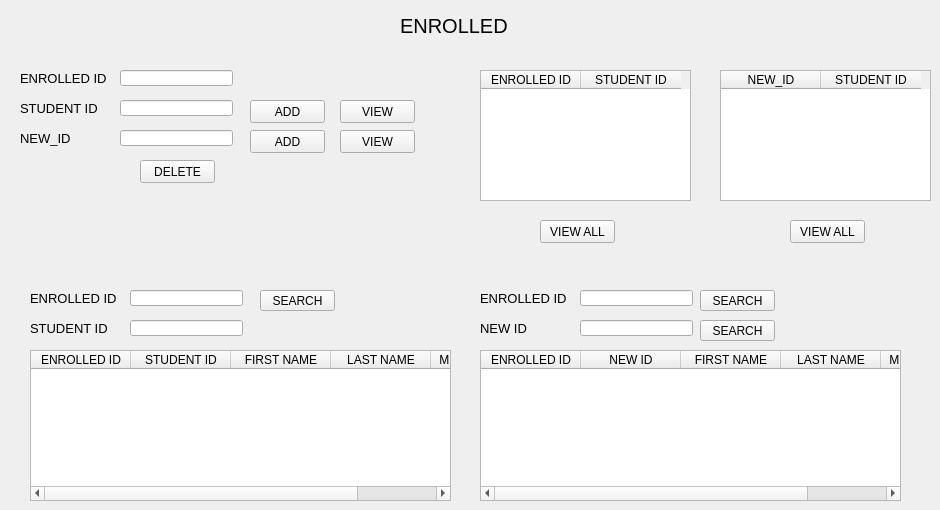
      <widget class="QWidget" name="ENROLLED_">
       <widget class="QLabel" name="label_53">
        <property name="geometry">
         <rect>
          <x>20</x>
          <y>70</y>
          <width>111</width>
          <height>16</height>
         </rect>
        </property>
        <property name="font">
         <font>
          <pointsize>10</pointsize>
         </font>
        </property>
        <property name="text">
         <string>ENROLLED ID</string>
        </property>
       </widget>
       <widget class="QLabel" name="label_54">
        <property name="geometry">
         <rect>
          <x>20</x>
          <y>100</y>
          <width>111</width>
          <height>16</height>
         </rect>
        </property>
        <property name="font">
         <font>
          <pointsize>10</pointsize>
         </font>
        </property>
        <property name="text">
         <string>STUDENT ID</string>
        </property>
       </widget>
       <widget class="QLabel" name="label_55">
        <property name="geometry">
         <rect>
          <x>20</x>
          <y>130</y>
          <width>111</width>
          <height>16</height>
         </rect>
        </property>
        <property name="font">
         <font>
          <pointsize>10</pointsize>
         </font>
        </property>
        <property name="text">
         <string>NEW_ID</string>
        </property>
       </widget>
       <widget class="QLineEdit" name="lineEdit_42">
        <property name="geometry">
         <rect>
          <x>120</x>
          <y>70</y>
          <width>113</width>
          <height>16</height>
         </rect>
        </property>
       </widget>
       <widget class="QLineEdit" name="lineEdit_43">
        <property name="geometry">
         <rect>
          <x>120</x>
          <y>100</y>
          <width>113</width>
          <height>16</height>
         </rect>
        </property>
       </widget>
       <widget class="QLineEdit" name="lineEdit_44">
        <property name="geometry">
         <rect>
          <x>120</x>
          <y>130</y>
          <width>113</width>
          <height>16</height>
         </rect>
        </property>
       </widget>
       <widget class="QPushButton" name="pushButton_40">
        <property name="geometry">
         <rect>
          <x>250</x>
          <y>130</y>
          <width>75</width>
          <height>23</height>
         </rect>
        </property>
        <property name="styleSheet">
         <string notr="true">QPushButton{
	boarder-radius: 5px
}
QPushButton:hover{
	background-color: rgb(181, 181, 181);
}</string>
        </property>
        <property name="text">
         <string>ADD</string>
        </property>
       </widget>
       <widget class="QPushButton" name="pushButton_41">
        <property name="geometry">
         <rect>
          <x>140</x>
          <y>160</y>
          <width>75</width>
          <height>23</height>
         </rect>
        </property>
        <property name="styleSheet">
         <string notr="true">QPushButton{
	boarder-radius: 5px
}
QPushButton:hover{
	background-color: rgb(181, 181, 181);
}</string>
        </property>
        <property name="text">
         <string>DELETE</string>
        </property>
       </widget>
       <widget class="QLabel" name="label_77">
        <property name="geometry">
         <rect>
          <x>400</x>
          <y>10</y>
          <width>191</width>
          <height>31</height>
         </rect>
        </property>
        <property name="font">
         <font>
          <pointsize>15</pointsize>
         </font>
        </property>
        <property name="text">
         <string>ENROLLED</string>
        </property>
       </widget>
       <widget class="QTableWidget" name="tableWidget_29">
        <property name="geometry">
         <rect>
          <x>480</x>
          <y>70</y>
          <width>211</width>
          <height>131</height>
         </rect>
        </property>
        <column>
         <property name="text">
          <string>ENROLLED ID</string>
         </property>
        </column>
        <column>
         <property name="text">
          <string>STUDENT ID</string>
         </property>
        </column>
       </widget>
       <widget class="QTableWidget" name="tableWidget_30">
        <property name="geometry">
         <rect>
          <x>720</x>
          <y>70</y>
          <width>211</width>
          <height>131</height>
         </rect>
        </property>
        <column>
         <property name="text">
          <string>NEW_ID</string>
         </property>
        </column>
        <column>
         <property name="text">
          <string>STUDENT ID</string>
         </property>
        </column>
       </widget>
       <widget class="QPushButton" name="pushButton_162">
        <property name="geometry">
         <rect>
          <x>250</x>
          <y>100</y>
          <width>75</width>
          <height>23</height>
         </rect>
        </property>
        <property name="styleSheet">
         <string notr="true">QPushButton{
	boarder-radius: 5px
}
QPushButton:hover{
	background-color: rgb(181, 181, 181);
}</string>
        </property>
        <property name="text">
         <string>ADD</string>
        </property>
       </widget>
       <widget class="QTableWidget" name="tableWidget_31">
        <property name="geometry">
         <rect>
          <x>30</x>
          <y>350</y>
          <width>421</width>
          <height>151</height>
         </rect>
        </property>
        <column>
         <property name="text">
          <string>ENROLLED ID</string>
         </property>
        </column>
        <column>
         <property name="text">
          <string>STUDENT ID</string>
         </property>
        </column>
        <column>
         <property name="text">
          <string>FIRST NAME</string>
         </property>
        </column>
        <column>
         <property name="text">
          <string>LAST NAME</string>
         </property>
        </column>
        <column>
         <property name="text">
          <string>MIDDLE NAME</string>
         </property>
        </column>
       </widget>
       <widget class="QPushButton" name="pushButton_163">
        <property name="geometry">
         <rect>
          <x>340</x>
          <y>100</y>
          <width>75</width>
          <height>23</height>
         </rect>
        </property>
        <property name="styleSheet">
         <string notr="true">QPushButton{
	boarder-radius: 5px
}
QPushButton:hover{
	background-color: rgb(181, 181, 181);
}</string>
        </property>
        <property name="text">
         <string>VIEW</string>
        </property>
       </widget>
       <widget class="QPushButton" name="pushButton_164">
        <property name="geometry">
         <rect>
          <x>340</x>
          <y>130</y>
          <width>75</width>
          <height>23</height>
         </rect>
        </property>
        <property name="styleSheet">
         <string notr="true">QPushButton{
	boarder-radius: 5px
}
QPushButton:hover{
	background-color: rgb(181, 181, 181);
}</string>
        </property>
        <property name="text">
         <string>VIEW</string>
        </property>
       </widget>
       <widget class="QPushButton" name="pushButton_165">
        <property name="geometry">
         <rect>
          <x>540</x>
          <y>220</y>
          <width>75</width>
          <height>23</height>
         </rect>
        </property>
        <property name="styleSheet">
         <string notr="true">QPushButton{
	boarder-radius: 5px
}
QPushButton:hover{
	background-color: rgb(181, 181, 181);
}</string>
        </property>
        <property name="text">
         <string>VIEW ALL</string>
        </property>
       </widget>
       <widget class="QPushButton" name="pushButton_166">
        <property name="geometry">
         <rect>
          <x>790</x>
          <y>220</y>
          <width>75</width>
          <height>23</height>
         </rect>
        </property>
        <property name="styleSheet">
         <string notr="true">QPushButton{
	boarder-radius: 5px
}
QPushButton:hover{
	background-color: rgb(181, 181, 181);
}</string>
        </property>
        <property name="text">
         <string>VIEW ALL</string>
        </property>
       </widget>
       <widget class="QTableWidget" name="tableWidget_32">
        <property name="geometry">
         <rect>
          <x>480</x>
          <y>350</y>
          <width>421</width>
          <height>151</height>
         </rect>
        </property>
        <column>
         <property name="text">
          <string>ENROLLED ID</string>
         </property>
        </column>
        <column>
         <property name="text">
          <string>NEW ID</string>
         </property>
        </column>
        <column>
         <property name="text">
          <string>FIRST NAME</string>
         </property>
        </column>
        <column>
         <property name="text">
          <string>LAST NAME</string>
         </property>
        </column>
        <column>
         <property name="text">
          <string>MIDDLE NAME</string>
         </property>
        </column>
       </widget>
       <widget class="QLineEdit" name="lineEdit_136">
        <property name="geometry">
         <rect>
          <x>130</x>
          <y>320</y>
          <width>113</width>
          <height>16</height>
         </rect>
        </property>
       </widget>
       <widget class="QLabel" name="label_165">
        <property name="geometry">
         <rect>
          <x>30</x>
          <y>320</y>
          <width>111</width>
          <height>16</height>
         </rect>
        </property>
        <property name="font">
         <font>
          <pointsize>10</pointsize>
         </font>
        </property>
        <property name="text">
         <string>STUDENT ID</string>
        </property>
       </widget>
       <widget class="QLabel" name="label_166">
        <property name="geometry">
         <rect>
          <x>30</x>
          <y>290</y>
          <width>111</width>
          <height>16</height>
         </rect>
        </property>
        <property name="font">
         <font>
          <pointsize>10</pointsize>
         </font>
        </property>
        <property name="text">
         <string>ENROLLED ID</string>
        </property>
       </widget>
       <widget class="QLineEdit" name="lineEdit_137">
        <property name="geometry">
         <rect>
          <x>130</x>
          <y>290</y>
          <width>113</width>
          <height>16</height>
         </rect>
        </property>
       </widget>
       <widget class="QLineEdit" name="lineEdit_138">
        <property name="geometry">
         <rect>
          <x>580</x>
          <y>320</y>
          <width>113</width>
          <height>16</height>
         </rect>
        </property>
        <property name="text">
         <string/>
        </property>
       </widget>
       <widget class="QLabel" name="label_167">
        <property name="geometry">
         <rect>
          <x>480</x>
          <y>320</y>
          <width>111</width>
          <height>16</height>
         </rect>
        </property>
        <property name="font">
         <font>
          <pointsize>10</pointsize>
         </font>
        </property>
        <property name="text">
         <string>NEW ID</string>
        </property>
       </widget>
       <widget class="QLabel" name="label_168">
        <property name="geometry">
         <rect>
          <x>480</x>
          <y>290</y>
          <width>111</width>
          <height>16</height>
         </rect>
        </property>
        <property name="font">
         <font>
          <pointsize>10</pointsize>
         </font>
        </property>
        <property name="text">
         <string>ENROLLED ID</string>
        </property>
       </widget>
       <widget class="QLineEdit" name="lineEdit_139">
        <property name="geometry">
         <rect>
          <x>580</x>
          <y>290</y>
          <width>113</width>
          <height>16</height>
         </rect>
        </property>
        <property name="text">
         <string/>
        </property>
       </widget>
       <widget class="QPushButton" name="pushButton_167">
        <property name="geometry">
         <rect>
          <x>260</x>
          <y>290</y>
          <width>75</width>
          <height>21</height>
         </rect>
        </property>
        <property name="styleSheet">
         <string notr="true">QPushButton{
	boarder-radius: 5px
}
QPushButton:hover{
	background-color: rgb(181, 181, 181);
}</string>
        </property>
        <property name="text">
         <string>SEARCH</string>
        </property>
       </widget>
       <widget class="QPushButton" name="pushButton_169">
        <property name="geometry">
         <rect>
          <x>700</x>
          <y>290</y>
          <width>75</width>
          <height>21</height>
         </rect>
        </property>
        <property name="styleSheet">
         <string notr="true">QPushButton{
	boarder-radius: 5px
}
QPushButton:hover{
	background-color: rgb(181, 181, 181);
}</string>
        </property>
        <property name="text">
         <string>SEARCH</string>
        </property>
       </widget>
       <widget class="QPushButton" name="pushButton_170">
        <property name="geometry">
         <rect>
          <x>700</x>
          <y>320</y>
          <width>75</width>
          <height>21</height>
         </rect>
        </property>
        <property name="styleSheet">
         <string notr="true">QPushButton{
	boarder-radius: 5px
}
QPushButton:hover{
	background-color: rgb(181, 181, 181);
}</string>
        </property>
        <property name="text">
         <string>SEARCH</string>
        </property>
       </widget>
      </widget>
